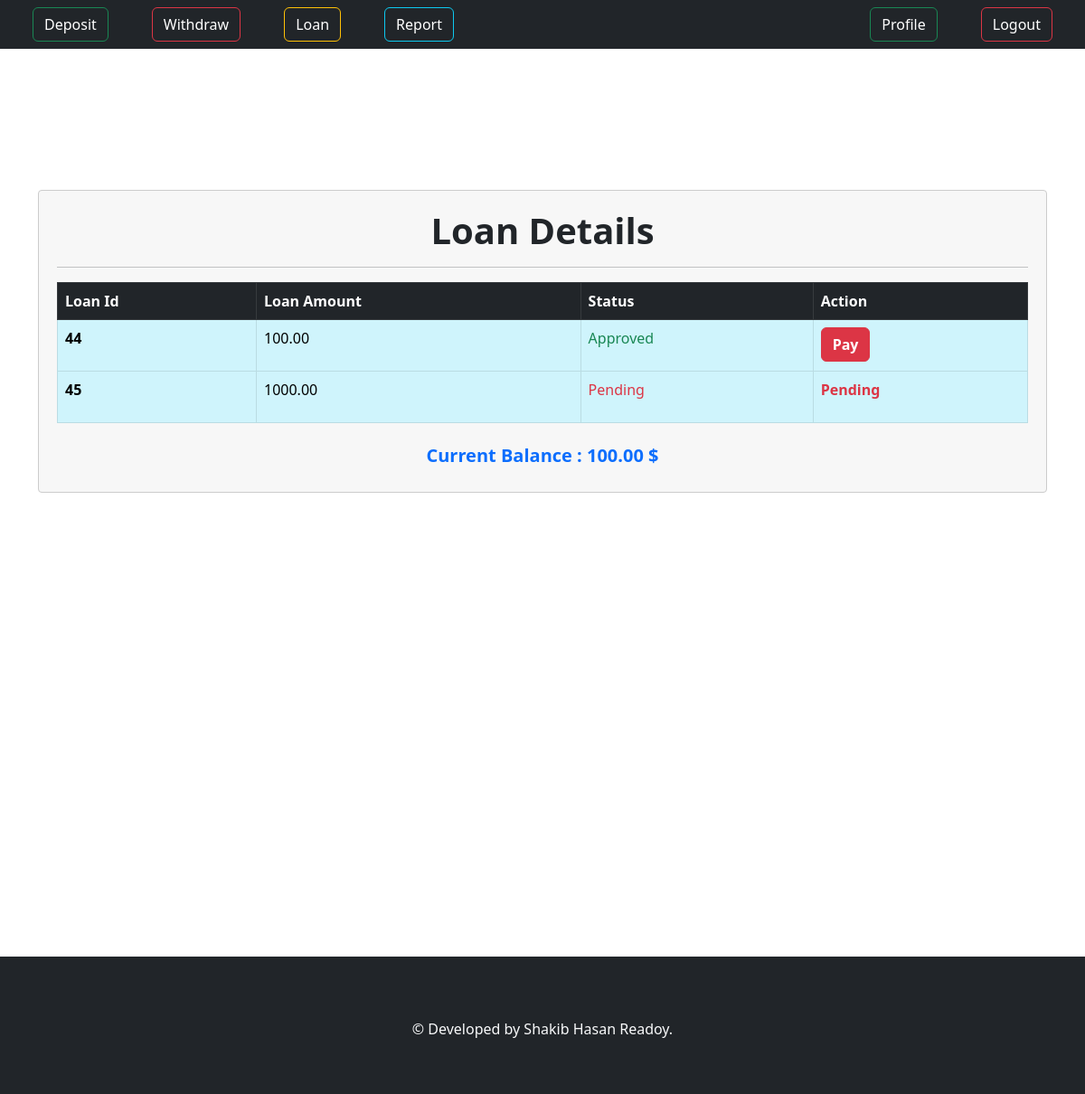
Before: /transactions/loanlist (signed in) with the older database file.
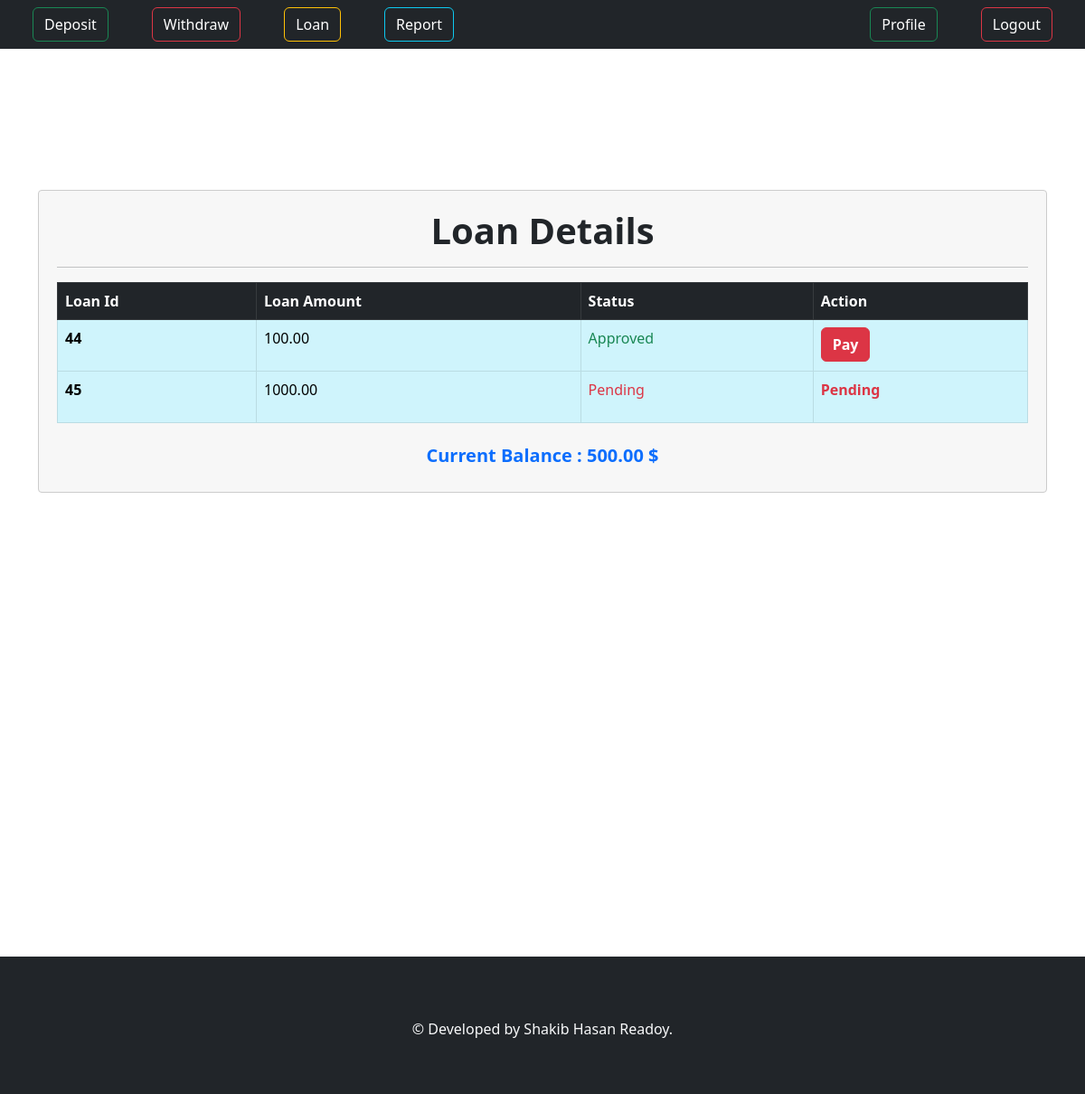
After: the same page with the newer database file.
### Accounts/models.py (models this page shows, shortened)
class User(AbstractBaseUser):
    username = None
    email = models.EmailField(unique=True,null=False,blank=False)
    profile_picture = models.ImageField(upload_to="profile_pictures/", blank=True, null=True)
    first_name = models.CharField(max_length=150, blank=True)
    last_name = models.CharField(max_length=150, blank=True)
    is_staff = models.BooleanField(default=False)
    is_superuser = models.BooleanField(default=False)
    objects = UserManager()
    USERNAME_FIELD = "email"
    REQUIRED_FIELDS=[]

class UserBankAccount(models.Model):
    user = models.OneToOneField(User, related_name="BankAccount", on_delete=models.CASCADE) #one user will have one account
    account_type = models.ForeignKey(BankAccountType,related_name="accounts",on_delete=models.CASCADE) # one user can have multiple types of account
    account_no = models.PositiveIntegerField(unique=True)
    gender= models.CharField(max_length=10,choices=GENDER_CHOICE)
    birth_date = models.DateField(null=True, blank=True)
    balance = models.DecimalField(default=0,max_digits=15,decimal_places=2)
    initial_deposite_date = models.DateTimeField(auto_now_add=True)

### Transactions/views.py (the view)
# urls.py: path("loanlist",views.LoanList.as_view(),name="loanlist"),
class LoanList(LoginRequiredMixin,ListView):
        model = LoanTransaction
        template_name = "loanlist.html"
        context_object_name ="loans"
        def get_queryset(self):
            user_accouont = self.request.user.BankAccount
            queryset = LoanTransaction.objects.filter(account=user_accouont,transaction_type = TRANSACTION_TYPE_CHOICE[2][0])
            print(queryset)
            return queryset

### templates/loanlist.html (shortened to what this page needs)
{% extends 'base.html' %}
{% load static %}
{% block style %}
<link rel="stylesheet" href="{% static 'CSS/loan_list.css' %}">
{% endblock style %}
{% block content %}
<div class="container py-5">
</div>
<div class="container" id="wrap">
    <div class="loan_list">
        <h1 class="text-center fs-1 fw-bold">Loan Details</h1>
        <hr>
        <table class="table table-bordered table-info table-hover">
            <thead class="table-dark">
              <tr>
                <th scope="col">Loan Id</th>
                <th scope="col">Loan Amount</th>
                <th scope="col">Status</th>
                <th scope="col">Action</th>
              </tr>
            </thead>
            <tbody>
              {% for loan in loans%}
                <tr>
                    <td class="fw-bold">{{loan.id}}</td>
                    <td>{{loan.amount}}</td>
                    <td>
                        {% if loan.loan_approved %}
                        <p class="text-success">Approved</p>
                        {% else %}
                        <p class="text-danger">Pending</p>
                        {% endif %}
                    </td>
                    <td>
                        {% if loan.loan_approved %}
                        <a class="btn btn-danger fw-bold" href="{% url 'payloan' loan.id %}">Pay</a>
                        {% else %}
                        <p class="text-danger fw-bold">Pending</p>
                        {% endif %}
                    </td>
                </tr>
              {% endfor %}
            </tbody>
          </table>
          <div class="container pt-2 mt-2 ">
            <h5 id="balance" class="text-center text-primary fw-bold" >Current Balance : {{user.BankAccount.balance}} $</h5>
          </div>
    </div>
  <br><br>
</div>
{% endblock content %}

Changed rows visible on the page:
changed User: BankAccount.balance "100.00" → "500.00"
